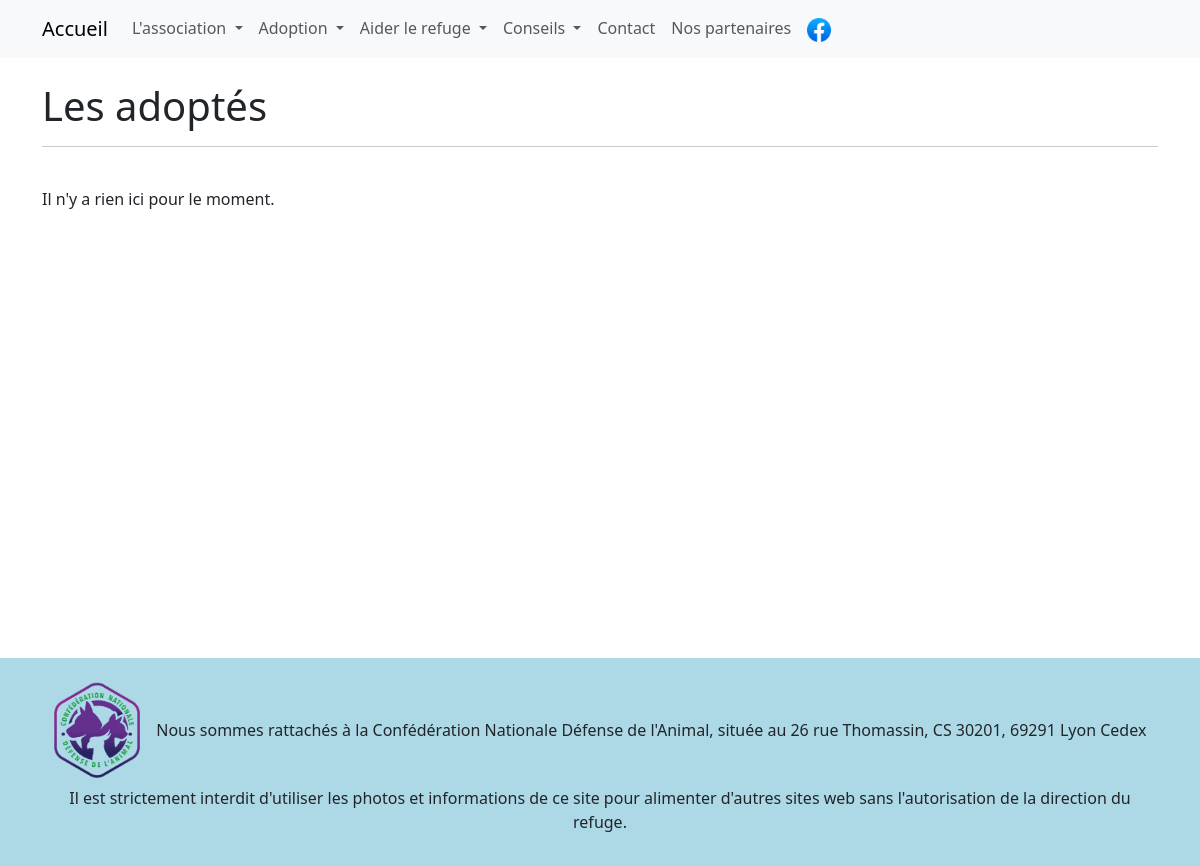
The page /adoptes.php on the database as committed earlier.
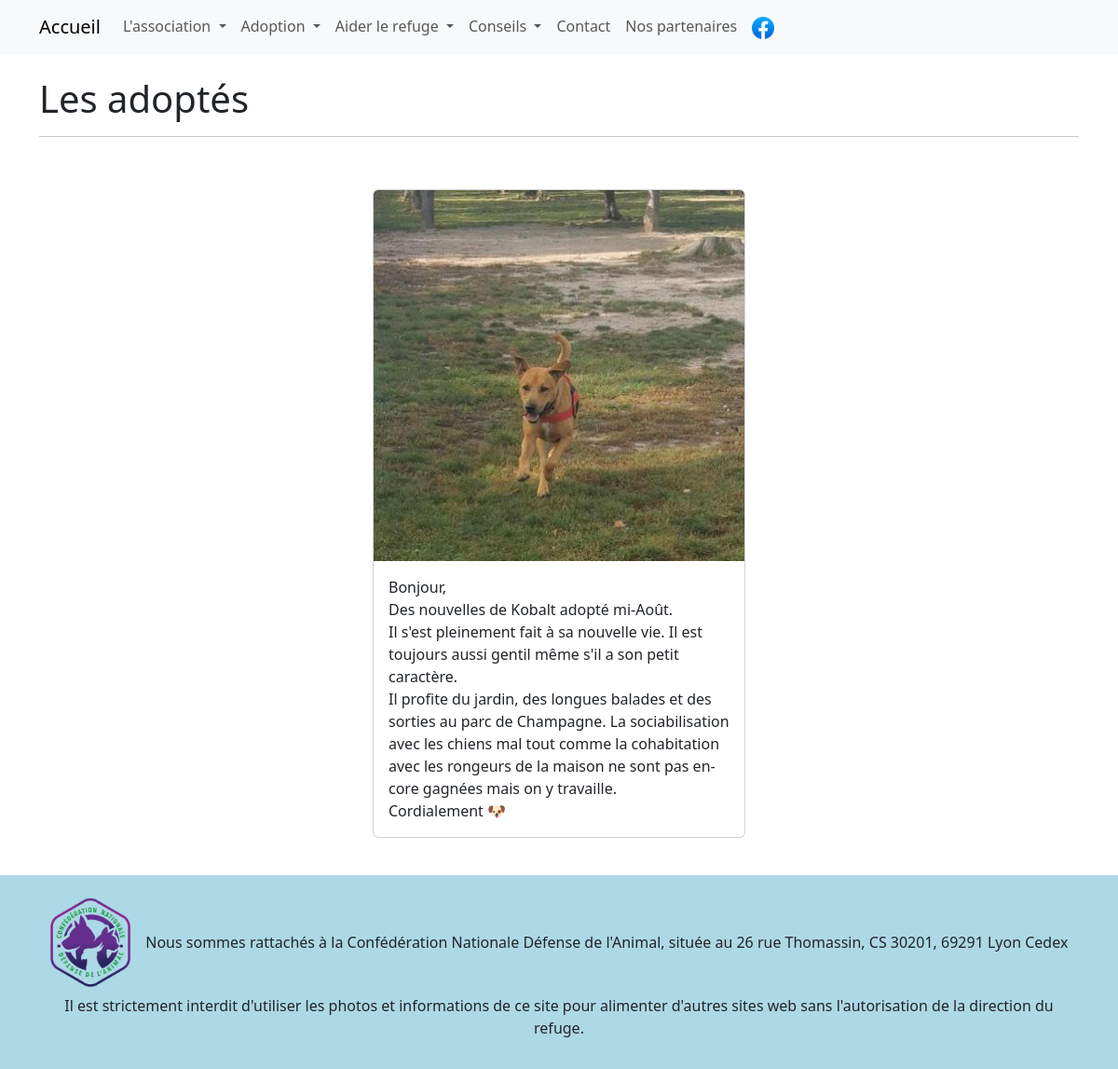
The same page on the database as committed later.
### tables this page shows
CREATE TABLE `adoptes` (
  `id` int NOT NULL,
  `file_name` varchar(255) NOT NULL,
  `description` blob NOT NULL
);

### adoptes.php (the view, shortened to what this page needs)
<?php
require('appelEtPost/dbconnect.php');
$adoptes = $bdd->query("SELECT * FROM adoptes");
$donneesAdoptes = $adoptes->fetchall(PDO::FETCH_ASSOC);
?>
<!DOCTYPE html>
<html lang="en">
<head>
<?php require('commun/header.php'); ?>
    <main>
        <div class="container">
        <h1>Les adoptés<?php if (isset($_SESSION['check']) && $_SESSION['check'] == "log") {echo(' <a href="new-adopte.php" class="btn btn-primary">Nouveau</a>');}?></h1><hr><br>
        <?php if ($donneesAdoptes) { ?>
            <div class="conteneur-de-cartes">
                <?php foreach ($donneesAdoptes as $donneeAdopte) { ?>
                    <div class="card" style="width: 25rem;">
                        <img src="medias/images/photos_adoptes/<?=$donneeAdopte['file_name']?>" class="card-img-top" alt="photo <?=$donneeAdopte['file_name']?>">
                        <div class="card-body">
                            <p class="card-text">
                                <?=nl2br($donneeAdopte['description'])?>
                            </p>
                        </div>
                    </div>
                <?php } ?>
            </div>
        <?php } else { echo("Il n'y a rien ici pour le moment."); } ?>
        </div>
    </main>
<?php require('commun/footer.php'); ?>

Rows that differ between the two databases and show on the page:
added adoptes: file_name (picture), description "Bonjour, Des nouvelles de Kobalt adopté mi-Août. Il s'est pleinement fait à sa nouvelle vie. Il est toujours aussi gentil même s'il a son petit caractère. Il profite du jardin, des longues balades et des sorties au parc de Champagne. La sociabilisation avec les chiens mal tout comme la cohabitation avec les rongeurs de la maison ne sont pas encore gagnées mais on y travaille. Cordialement 🐶"
Other text that changed with them:
text no longer shown: "Il n'y a rien ici pour le moment."
